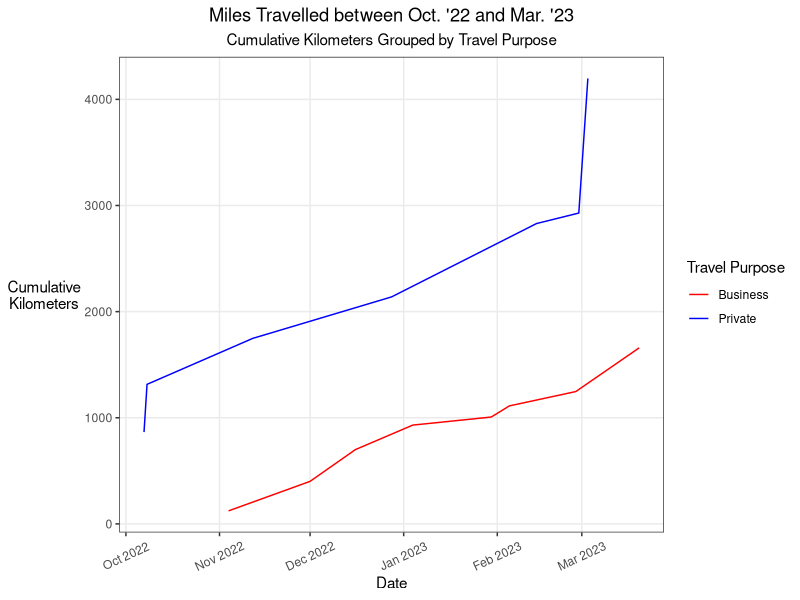
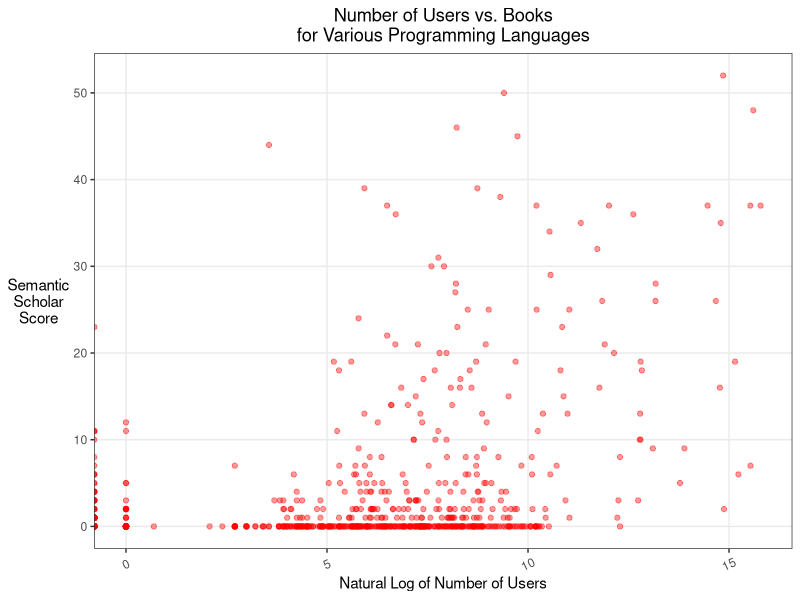
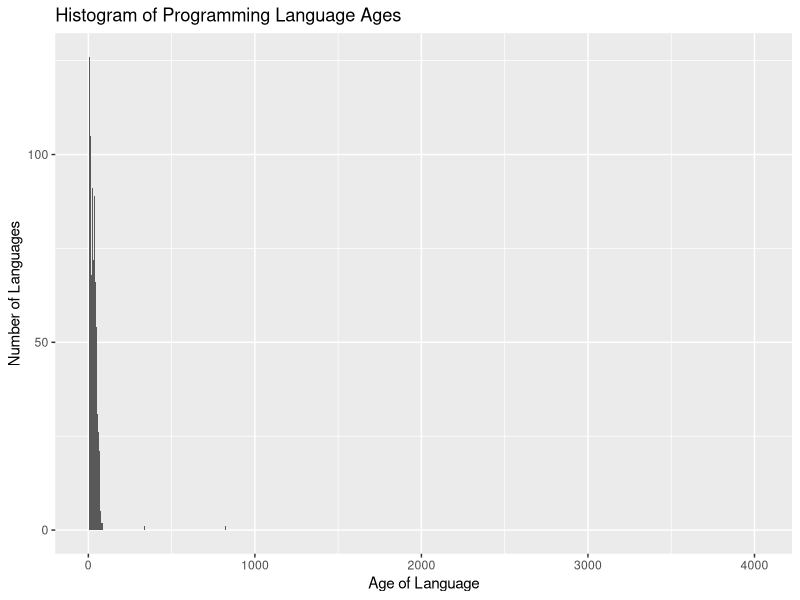
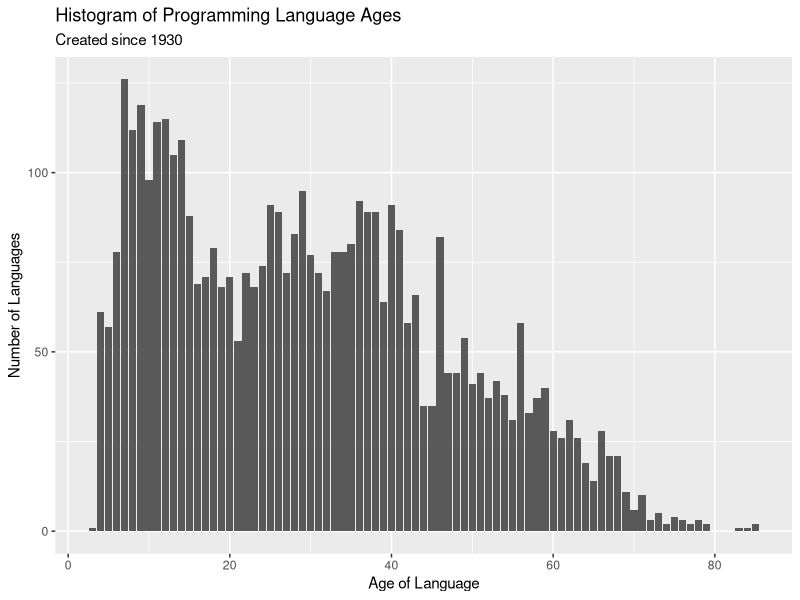

Generate these figures, in order, with R:
## ---- chunk 1
knitr::opts_chunk$set(echo = TRUE, 
                      options(dplyr.print_max = 5),
                      fig.pos = "H", out.extra = "")
library(dplyr)
library(lubridate)
library(magrittr)
library(ggplot2)
## ---- chunk 2
car_rentals <- readxl::read_excel("car_rentals.xlsx")
## ---- chunk 3
(car_rentals %<>%
  tidyr::unite("rental_date", 
               rental_date_year, rental_date_month, rental_date_day, 
               sep = "-") %>%
  # mutate(rental_date = as.Date(rental_date)) 
  mutate(rental_date = ymd(rental_date)) )
## ---- chunk 4

car_rentals %>%
  group_by(purpose) %>%
  mutate(cumulative_miles = cumsum(total_km)) %>%
  ggplot(aes(rental_date, cumulative_miles, color = purpose)) +
  geom_line() +
  scale_color_manual(labels = c("Business", "Private"), values = c("red", "blue")) +
  scale_x_date(date_breaks = "1 month", date_labels =  "%b %Y") +
  theme_bw() +
  labs(title = "Miles Travelled between Oct. '22 and Mar. '23", 
       subtitle = "Cumulative Kilometers Grouped by Travel Purpose",
       x = "Date",
       y = "Cumulative\nKilometers",
       color = "Travel Purpose") +
  theme(
    plot.title = element_text(hjust = 0.5),
    plot.subtitle = element_text(hjust = 0.5),
    axis.title.y = element_text(angle = 0, vjust = 0.5),
    axis.text.x = element_text(angle = 25, vjust = 0.5),
    panel.grid.minor = element_blank()
    )

## ---- chunk 5
(car_rentals %<>%
  tidyr::unite("return_date", 
               return_date_year, return_date_month, return_date_day, 
               sep = "-") %>%
  mutate(return_date = ymd(return_date)) %>%
  mutate(rental_duration = difftime(return_date, rental_date)))
## ---- chunk 6
car_rentals %>%
  mutate(rental_duration = as.numeric(rental_duration)) %>%
  group_by(purpose) %>%
  summarise(
    mean_rental_duration_days = round(mean(rental_duration), 2)
  )
## ---- chunk 7
languages <- readr::read_csv("languages.csv")
# glimpse(languages) 
## ---- chunk 8
languages %>%
  slice_min(language_rank, n = 15) %>%
  select(Title = title, "Inception Year" = appeared, Creators = creators) %>%
  knitr::kable(
    caption = "Top 15 Most Popular Programming Languages (Source: PLDB)"
  )
## ---- chunk 9

# Note that language_rank indexes at 0!
languages %>%
  dplyr::filter(language_rank == 1) %>%
  pull(creators)
## ---- chunk 10
(languages %<>%
  mutate(language_age = year(Sys.Date()) - appeared))

languages %>%
  select(title, language_age) %>%
  head(5)
## ---- chunk 11
# I don't see anything about papers, but rather a books column...
languages %>%
  ggplot(aes(x = log(number_of_users), y = semantic_scholar)) +
  geom_point(alpha = 0.4, color = "red") +
  theme_bw() +
  labs(title = "Number of Users vs. Books\nfor Various Programming Languages", 
       x = "Natural Log of Number of Users",
       y = "Semantic\nScholar\nScore") +
  theme(
    plot.title = element_text(hjust = 0.5),
    plot.subtitle = element_text(hjust = 0.5),
    axis.title.y = element_text(angle = 0, vjust = 0.5),
    axis.text.x = element_text(angle = 25, vjust = 0.5),
    panel.grid.minor = element_blank()
    )

## ---- chunk 12

(book_user_cor <- cor(languages$number_of_users, 
                      languages$semantic_scholar, 
                      use = "complete.obs"))

## ---- chunk 13

total_users <- sum(languages$number_of_users)
languages %>%
  group_by(pldb_id) %>%
  summarize(
    user_fraction = number_of_users/total_users
  )

## ---- chunk 14

languages %>%
  select(title,number_of_users) %>%
  slice_max(number_of_users, n=13) %>%
  group_by(title) %>%
  summarize(
    number_of_users = number_of_users,
    user_fraction = number_of_users/total_users
  ) %>%
  arrange(desc(user_fraction)) %>%
  rename(Language = title, 
         "Number of Users" = number_of_users, 
         "User Fraction" = user_fraction) %>%
  knitr::kable(digits = 3, 
               caption = "Top 13 most popular programming languages by user count",
               format.args = list(big.mark = ",")) 
## ---- chunk 15
languages %>%
  ggplot(aes(language_age)) +
  geom_bar() +
  labs(title = "Histogram of Programming Language Ages") +
  xlab("Age of Language") +
  ylab("Number of Languages")
## ---- chunk 16
languages %>%
  dplyr::filter(language_age > 100)
## ---- chunk 17

languages %>%
  dplyr::filter(appeared >= 1930) %>%
  ggplot(aes(language_age)) +
  geom_bar() +
  labs(title = "Histogram of Programming Language Ages",
       subtitle = "Created since 1930") +
  xlab("Age of Language") +
  ylab("Number of Languages")

